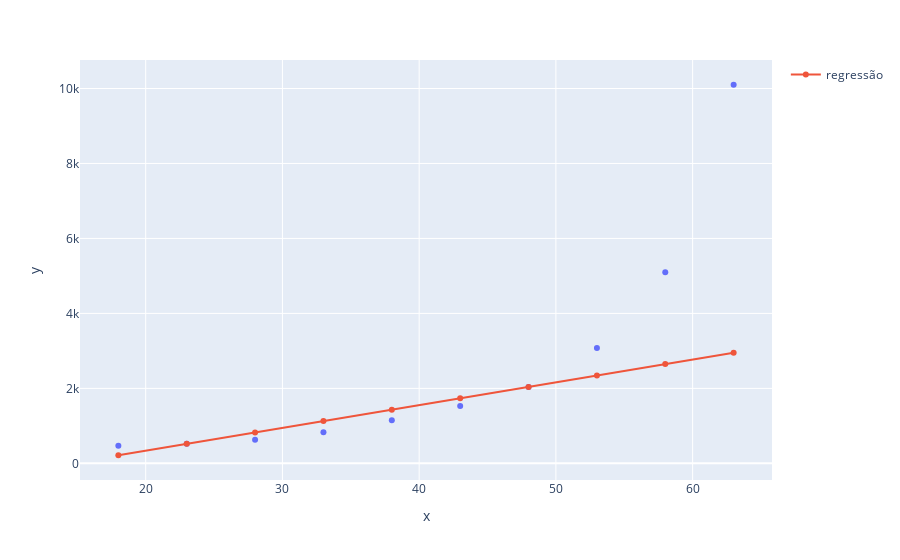

Write notebook code for a chart like this one.
### Code cell
grafico = px.scatter(x= x_plano_saude_2.ravel(), y= y_plano_saude_2)
grafico.add_scatter(x= x_plano_saude_2.ravel(), y= regressor_svr_saude.predict(x_plano_saude_2), name= 'regressão')

### Figure 1 — Plotly figure (JSON) as saved in the notebook; plotly's stock layout.template omitted (floating-point values rounded to 4 significant figures)
{"data": [{"hovertemplate": "x=%{x}<br>y=%{y}<extra></extra>", "legendgroup": "", "marker": {"color": "#636efa", "symbol": "circle"}, "mode": "markers", "name": "", "orientation": "v", "showlegend": false, "type": "scatter", "x": [18, 23, 28, 33, 38, 43, 48, 53, 58, 63], "xaxis": "x", "y": [470, 520, 630, 830, 1150, 1530, 2040, 3080, 5100, 10100], "yaxis": "y"}, {"name": "regressão", "type": "scatter", "x": [18, 23, 28, 33, 38, 43, 48, 53, 58, 63], "y": [216.1, 520.1, 824.1, 1128.0, 1432.0, 1736.0, 2040.0, 2344.0, 2648.0, 2952.0]}], "layout": {"legend": {"tracegroupgap": 0}, "margin": {"t": 60}, "xaxis": {"anchor": "y", "domain": [0, 1], "title": {"text": "x"}}, "yaxis": {"anchor": "x", "domain": [0, 1], "title": {"text": "y"}}}}
